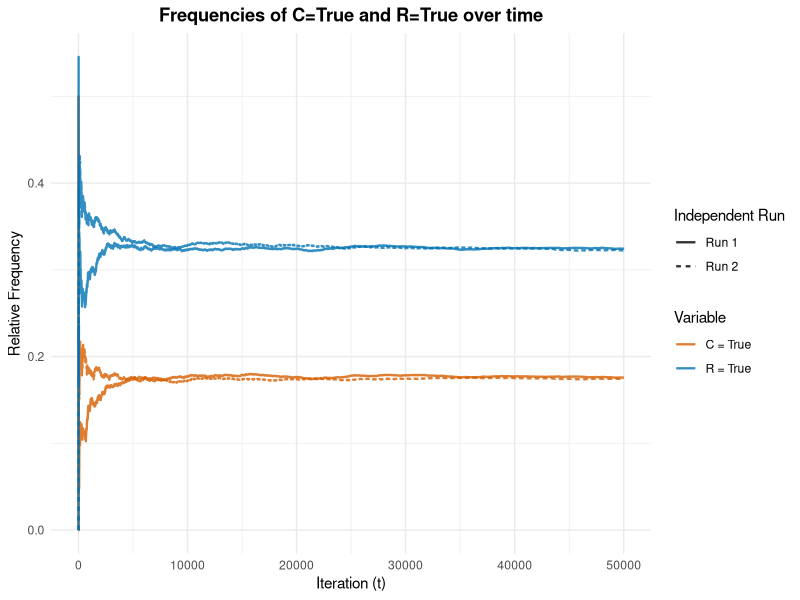
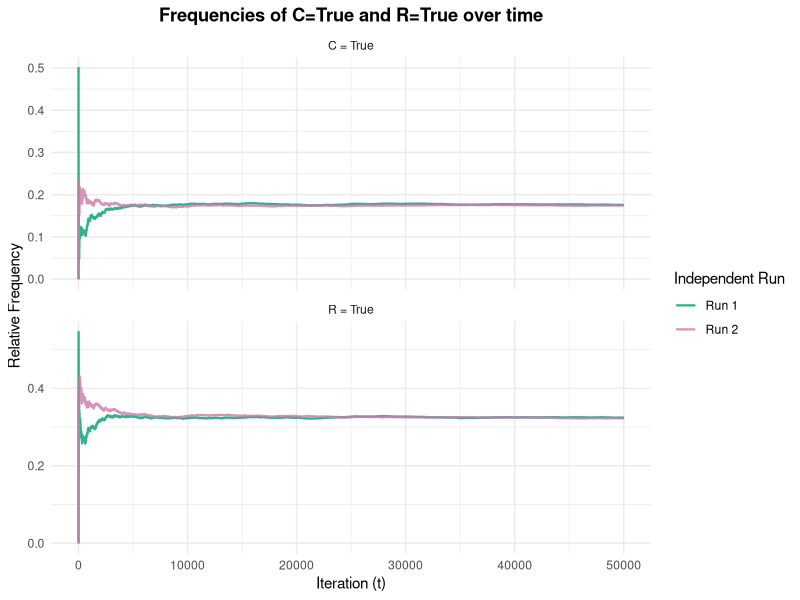
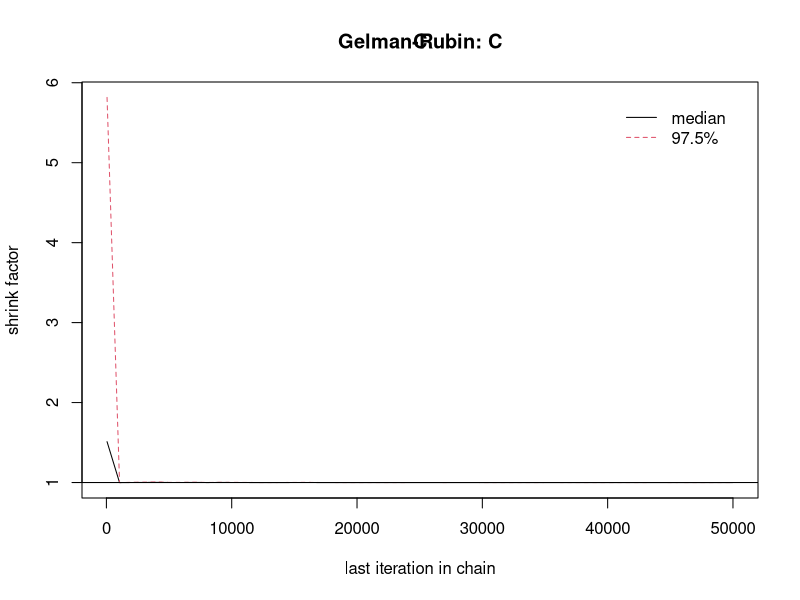
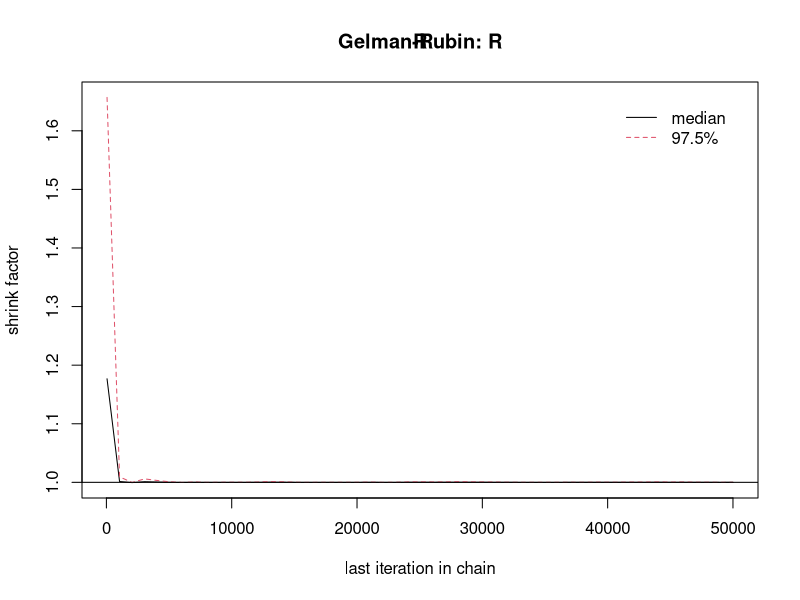
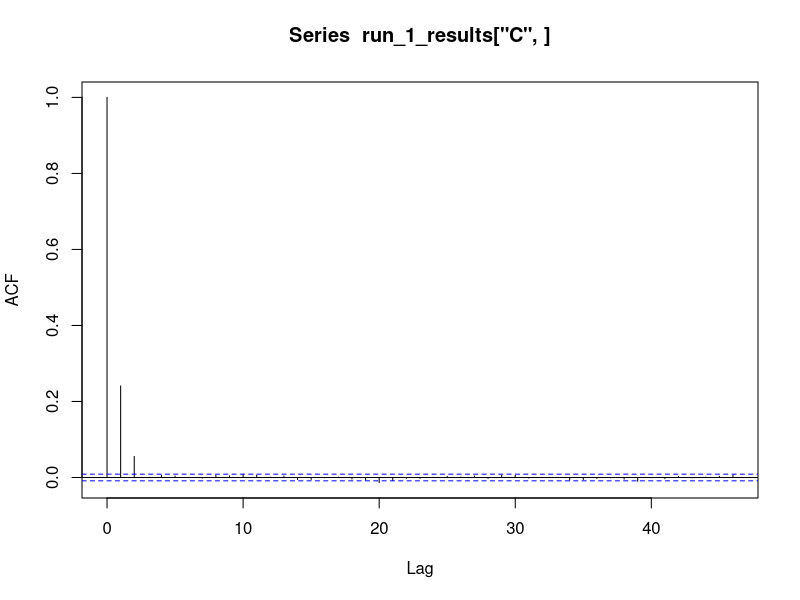
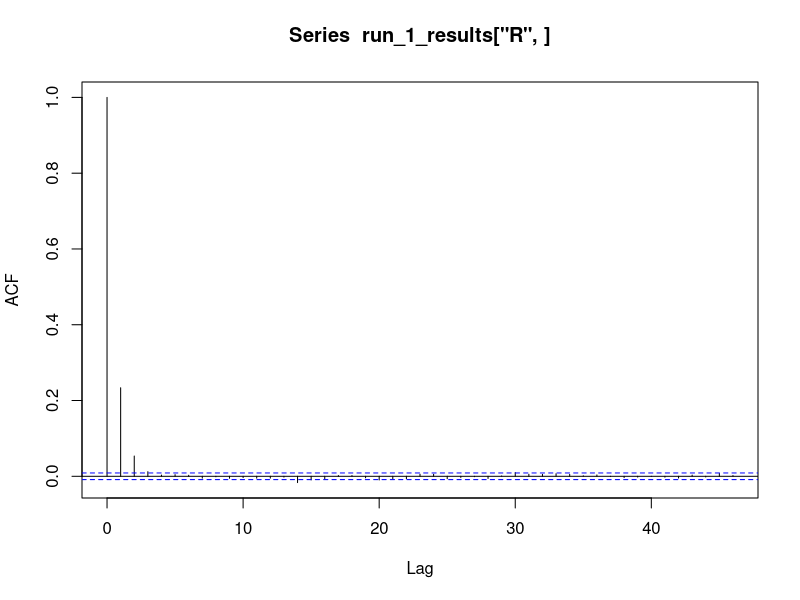

The R script that drew these images, in order:
## ---- chunk 1
set.seed(42)
## ---- chunk 2
tot_samples <- 100 

SW_Gibbs_samples <- matrix(0, nrow = 2, ncol = tot_samples) 
rownames(SW_Gibbs_samples) <- c("C", "R")

# initialising C and R with random starting states
current_C <- rbinom(1,1,0.5)   # rbinom(n=1, size=1, prob) flips a weighted coin
current_R <- rbinom(1,1,0.5)

for (n in seq(tot_samples)) {
  
  # sample C
  if (current_R == 1) {
    prob_C <- 0.4444  # P(C=T | R=T, S=T, W=T)
  } else {
    prob_C <- 0.0476  # P(C=T | R=F, S=T, W=T)
  }

  current_C <- rbinom(1, 1, prob_C) 
  
  # sample R
  if (current_C == 1) {
    prob_R <- 0.8148  # P(R=T | C=T, S=T, W=T)
  } else {
    prob_R <- 0.2157  # P(R=T | C=F, S=T, W=T)
  }
  current_R <- rbinom(1, 1, prob_R)
  
  # recording the current values
  SW_Gibbs_samples["C", n] <- current_C
  SW_Gibbs_samples["R", n] <- current_R
}  
## ---- chunk 3
count_rain <- rowSums(SW_Gibbs_samples)["R"]
count_clouds <- rowSums(SW_Gibbs_samples)["C"] # not asked

p_rain <- count_rain / tot_samples
p_clouds <- count_clouds /tot_samples # not asked

print(p_rain)
## ---- chunk 4
Gibbs_sampler <- function(tot_samples = 50000) {

  SW_Gibbs_samples <- matrix(0, nrow = 2, ncol = tot_samples)
  rownames(SW_Gibbs_samples) <- c("C", "R")
  
  # initialising C and R with random starting states
  current_C <- rbinom(1,1,0.5)   # rbinom(n=1, size=1, prob) flips a weighted coin
  current_R <- rbinom(1,1,0.5)
  
  for (n in seq(tot_samples)) {
    
    # sample C
    if (current_R == 1) {
      prob_C <- 0.4444  # P(C=T | R=T, S=T, W=T)
    } else {
      prob_C <- 0.0476  # P(C=T | R=F, S=T, W=T)
    }
  
    current_C <- rbinom(1, 1, prob_C) 
    
    # sample R
    if (current_C == 1) {
      prob_R <- 0.8148  # P(R=T | C=T, S=T, W=T)
    } else {
      prob_R <- 0.2157  # P(R=T | C=F, S=T, W=T)
    }
    current_R <- rbinom(1, 1, prob_R)
    
    # recording the current values
    SW_Gibbs_samples["C", n] <- current_C
    SW_Gibbs_samples["R", n] <- current_R
  } 
  
  return(SW_Gibbs_samples)
}
## ---- chunk 5
tot_samples = 50000

run_1_results <- Gibbs_sampler(tot_samples)
run_2_results <- Gibbs_sampler(tot_samples)
## ---- chunk 6
# correct path or remove entirely :)
setwd("~/My Documents/Carlo/ETH UBas UZH - MSc CBB/636-0702-00L Statistical Models in Computational Biology/Homeworks_GitHub_Linked/hw6")

library(ggplot2)

run_1_c_freq <- cumsum(run_1_results["C", ]) / seq_len(tot_samples)
run_1_r_freq <- cumsum(run_1_results["R", ]) / seq_len(tot_samples)
run_2_c_freq <- cumsum(run_2_results["C", ]) / seq_len(tot_samples)
run_2_r_freq <- cumsum(run_2_results["R", ]) / seq_len(tot_samples)

# Combine the data into a single data frame for ggplot
parte_plot_data <- data.frame(
  t = rep(seq(tot_samples), 4),
  Frequency = c(
    run_1_c_freq,
    run_1_r_freq,
    run_2_c_freq,
    run_2_r_freq
  ),
  Variable = rep(c("C = True", "R = True", "C = True", "R = True"), each = tot_samples),
  Run = rep(c("Run 1", "Run 1", "Run 2", "Run 2"), each = tot_samples)
)

ggplot(parte_plot_data, aes(x = t, y = Frequency, color = Variable, linetype = Run)) +
  geom_line(linewidth = 0.8, alpha = 0.8) +
  theme_minimal() +
  scale_color_manual(values = c("C = True" = "#D55E00", "R = True" = "#0072B2")) +
  labs(
    title = "Frequencies of C=True and R=True over time",
    x = "Iteration (t)",
    y = "Relative Frequency",
    color = "Variable",
    linetype = "Independent Run"
  ) +
  theme(
    legend.position = "right",
    plot.title = element_text(hjust = 0.5, face = "bold")
  )
## ---- chunk 7
ggplot(parte_plot_data, aes(x = t, y = Frequency, color = Run)) +
  geom_line(linewidth = 0.8, alpha = 0.8) +
  theme_minimal() +
  scale_color_manual(values = c("Run 1" = "#009E73", "Run 2" = "#CC79A7")) +
  labs(
    title = "Frequencies of C=True and R=True over time",
    x = "Iteration (t)",
    y = "Relative Frequency",
    color = "Independent Run" # Legend title
  ) +
  theme(
    legend.position = "right",
    plot.title = element_text(hjust = 0.5, face = "bold")
  ) +
  facet_wrap(~ Variable, ncol = 1, scales = "free_y")
## ---- chunk 8

library(coda)

# transpose so iterations are rows and select the raw R and C counts
combined_mcmc <- mcmc.list(mcmc(t(run_1_results[1:2,])),mcmc(t(run_2_results[1:2,])))

gelman.diag(combined_mcmc)
## ---- chunk 9
gelman.plot(combined_mcmc[, "C", drop = FALSE], auto.layout = FALSE, main = "Gelman-Rubin: C")
## ---- chunk 10
gelman.plot(combined_mcmc[, "R", drop = FALSE], auto.layout = FALSE, main = "Gelman-Rubin: R")
## ---- chunk 11
acf(run_1_results["C",],type = c("correlation"))
## ---- chunk 12
acf(run_1_results["R",],type = c("correlation")) # lagmax parameter (not included, 30 to 40 by default) is with how many neighbours it calculates the auto-correlation function with
## ---- chunk 13
run_1_raw_burnt <- run_1_results[1:2,10001:50000]
run_2_raw_burnt <- run_2_results[1:2,10001:50000]

run_1_raw_burnt_thinned <- run_1_raw_burnt[,seq(1,ncol(run_1_raw_burnt),5)]
run_2_raw_burnt_thinned <- run_2_raw_burnt[,seq(1,ncol(run_2_raw_burnt),5)]

freq_run_1 <- rowMeans(run_1_raw_burnt_thinned)
freq_run_2 <- rowMeans(run_2_raw_burnt_thinned)

# taking the mean across runs
parth_R_mean <- mean(c(freq_run_1["R"],freq_run_2["R"]))
parth_C_mean <- mean(c(freq_run_1["C"],freq_run_2["C"]))

print(freq_run_1)
print(freq_run_2)
print(parth_R_mean)
## ---- chunk 14
comparison_table <- data.frame(
  Method = c(
    "Part c: 100 samples",
    "Part h: 50,000 samples with burn-in and thinning",
    "Part i: analytical result"
  ),
  Probability = c(
    p_rain,
    parth_R_mean,
    0.320388
  )
)

knitr::kable(
  comparison_table,
  digits = 3,
  col.names = c("Method", "P(R=T | S=T, W=T)"),
  caption = "Comparison of estimated and analytical probabilities"
)
